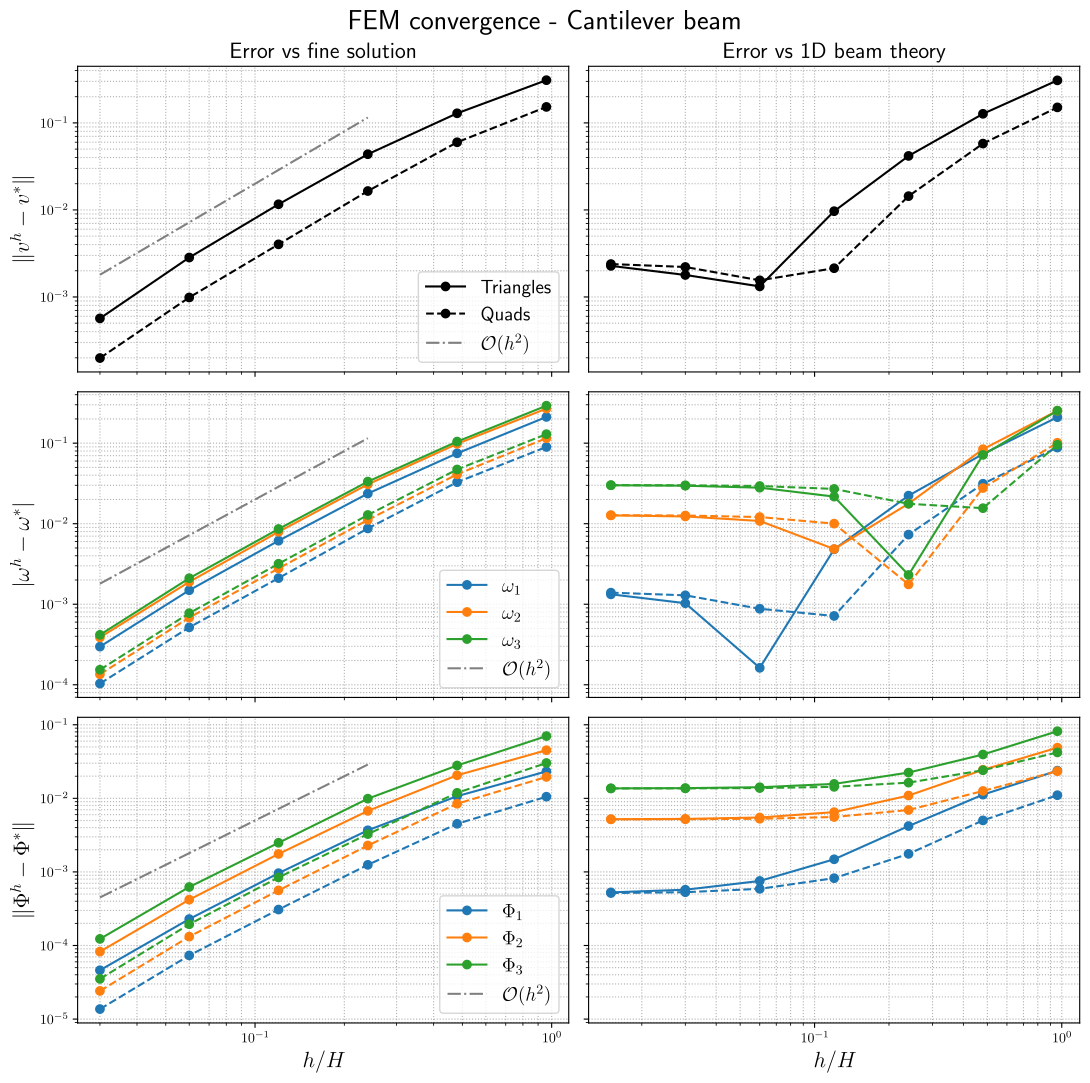

Write Python code to recreate this figure.
import numpy as np
import matplotlib.pyplot as plt
import pandas as pd

ftsz_leg = 14
ftsz_axis = 16
ftsz_title = 20
# plt.rcParams["font.family"] = "monospace"
plt.rcParams["text.usetex"] = True


def load_convergence(filename):
    data = pd.read_csv(filename, delim_whitespace=True)
    return data


def plot_convergence(data_stc, data_eig):
    fig, axs = plt.subplots(3, 2, figsize=(11, 11), sharey="row", sharex="col")
    elems = data_stc["elem"].unique()
    modes = data_eig["mode"].unique()
    data_stc["h"] *= 0.15
    data_eig["h"] *= 0.15

    for elem, ls in zip(elems, ["-", "--"]):
        elem_name = "Triangles" if (elem == 2) else "Quads"
        label = r"{:s}".format(elem_name)
        df = data_stc[data_stc["elem"] == elem]
        kwargs = {"color": f"k", "label": label, "ls": ls, "marker": "o"}
        axs[0, 0].plot(df["h"][1:], df["err_v_ref"][1:], **kwargs)
        axs[0, 1].plot(df["h"], df["err_v_ana"], **kwargs)

    for m in modes:
        for elem, ls in zip(elems, ["-", "--"]):
            elem_name = "Tri" if (elem == 2) else "Quad"
            lb_p = r"$\Phi_{:d}$".format(m) if (elem == 2) else None
            lb_w = r"$\omega_{:d}$".format(m) if (elem == 2) else None
            df = data_eig[(data_eig["elem"] == elem) & (data_eig["mode"] == m)]
            kwargs = {"color": f"C{m-1}", "ls": ls, "marker": "o"}
            axs[1, 0].plot(
                df["h"][1:], df["err_w_ref"][1:], label=lb_w, **kwargs
            )
            axs[2, 0].plot(
                df["h"][1:], df["err_v_ref"][1:], label=lb_p, **kwargs
            )
            axs[1, 1].plot(df["h"], df["err_w_ana"], **kwargs)
            axs[2, 1].plot(df["h"], df["err_v_ana"], **kwargs)

    hs = data_stc["h"].unique()[1:-2]
    label = r"$\mathcal{O}(h^2)$"
    axs[0, 0].plot(hs, hs**2 * 2e-0, ls="-.", label=label, color="gray")
    axs[1, 0].plot(hs, hs**2 * 2e-0, ls="-.", label=label, color="gray")
    axs[2, 0].plot(hs, hs**2 * 5e-1, ls="-.", label=label, color="gray")

    fig.suptitle("FEM convergence - Cantilever beam", fontsize=ftsz_title)
    axs[0, 0].set_title("Error vs fine solution", fontsize=ftsz_axis)
    axs[0, 1].set_title("Error vs 1D beam theory", fontsize=ftsz_axis)

    axs[0, 0].set_ylabel(r"$\|v^h - v^{*}\|$", fontsize=ftsz_axis)
    axs[1, 0].set_ylabel(r"$|\omega^h - \omega^{*}|$", fontsize=ftsz_axis)
    axs[2, 0].set_ylabel(r"$\|\Phi^h - \Phi^{*}\|$", fontsize=ftsz_axis)

    for ax in axs[:, 0]:
        ax.legend(fontsize=ftsz_leg, loc="lower right")

    for ax in axs[-1, :]:
        ax.set_xlabel("$h/H$", fontsize=ftsz_axis)

    for ax in axs.ravel():
        ax.set_xscale("log")
        ax.set_yscale("log")
        ax.grid(ls=":", which="both")

    fig.tight_layout()
    # fig.savefig("./tests/conv_beam.pdf", bbox_inches="tight")
    plt.show()
    return


def beam():
    data_stc = load_convergence("./tests/conv_beam_static.txt")
    data_eig = load_convergence("./tests/conv_beam_eigen.txt")
    plot_convergence(data_stc, data_eig)
    return


if __name__ == "__main__":

    beam()
